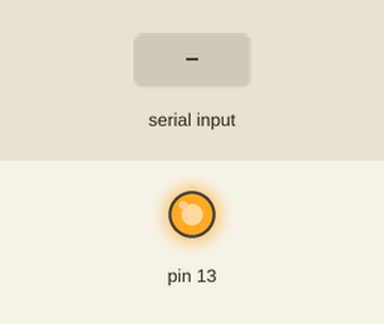
Simulated run of this sketch. Board: Arduino Uno, built with avr-gcc and run on an emulated ATmega328P. Shown: output pins drawn as LEDs (lit = HIGH). Inputs (shaded band) come from the test bench.

Above: at 1.2 s.
1.3 s: "ACESSO" received over the second serial link
Timing chart, 0 to 4.3 s (numbered marks = the images above; inputs shaded):
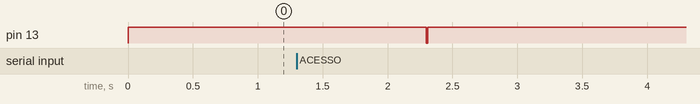

Measured:
- after the input at 1.3 s, pin 13: HIGH → LOW after 1.0 s, → HIGH 0.01 s later

The sketch:

Arduino.ino
```cpp
#include <SoftwareSerial.h>

SoftwareSerial bluetoothSerial(10, 11); // RX, TX

String readString;

void setup() {
  bluetoothSerial.begin(9600);
  pinMode(13, OUTPUT);
  digitalWrite(13, HIGH);
}

void loop() {
  if (bluetoothSerial.available()) {
    readString = bluetoothSerial.readString();
    if(readString == "ACESSO"){
      digitalWrite(13, LOW);
      delay(10);
      digitalWrite(13, HIGH);
    }
  }
}
```
